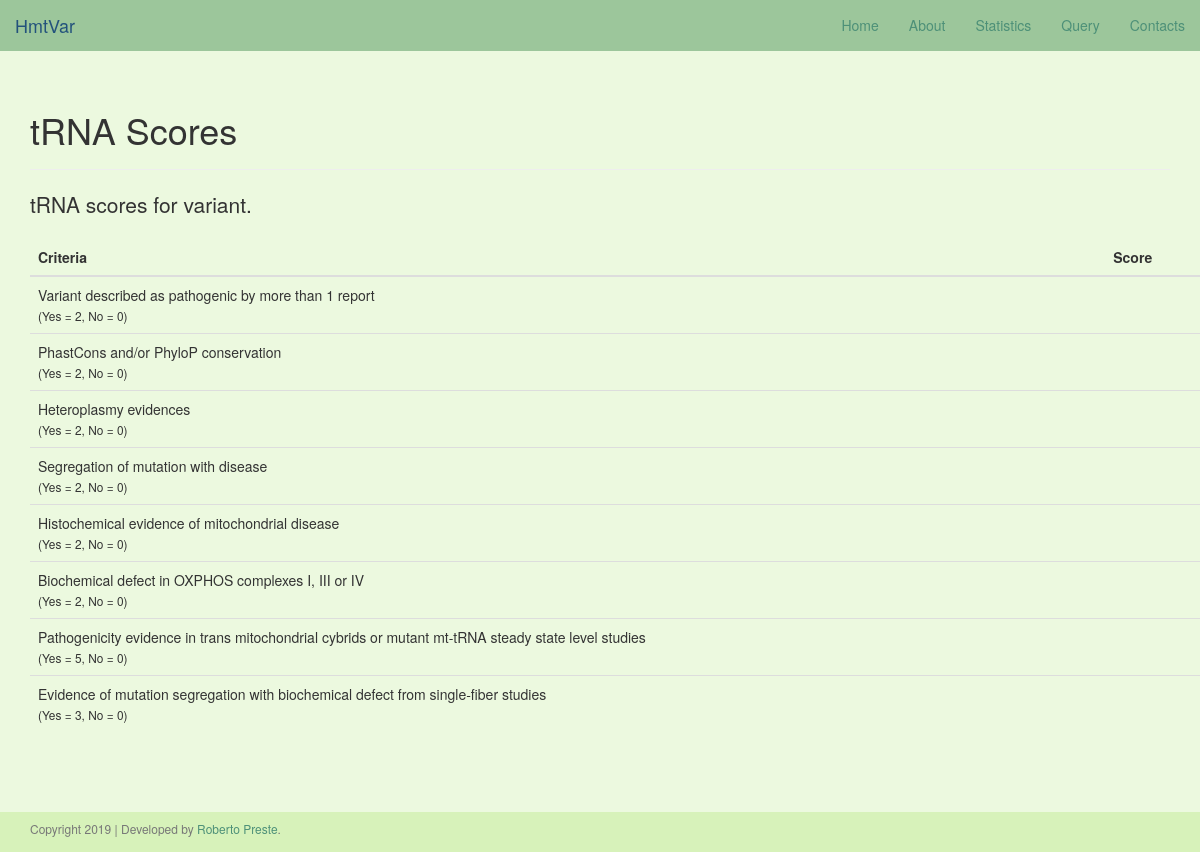
The page /trna_scores/11 on the database as committed earlier.
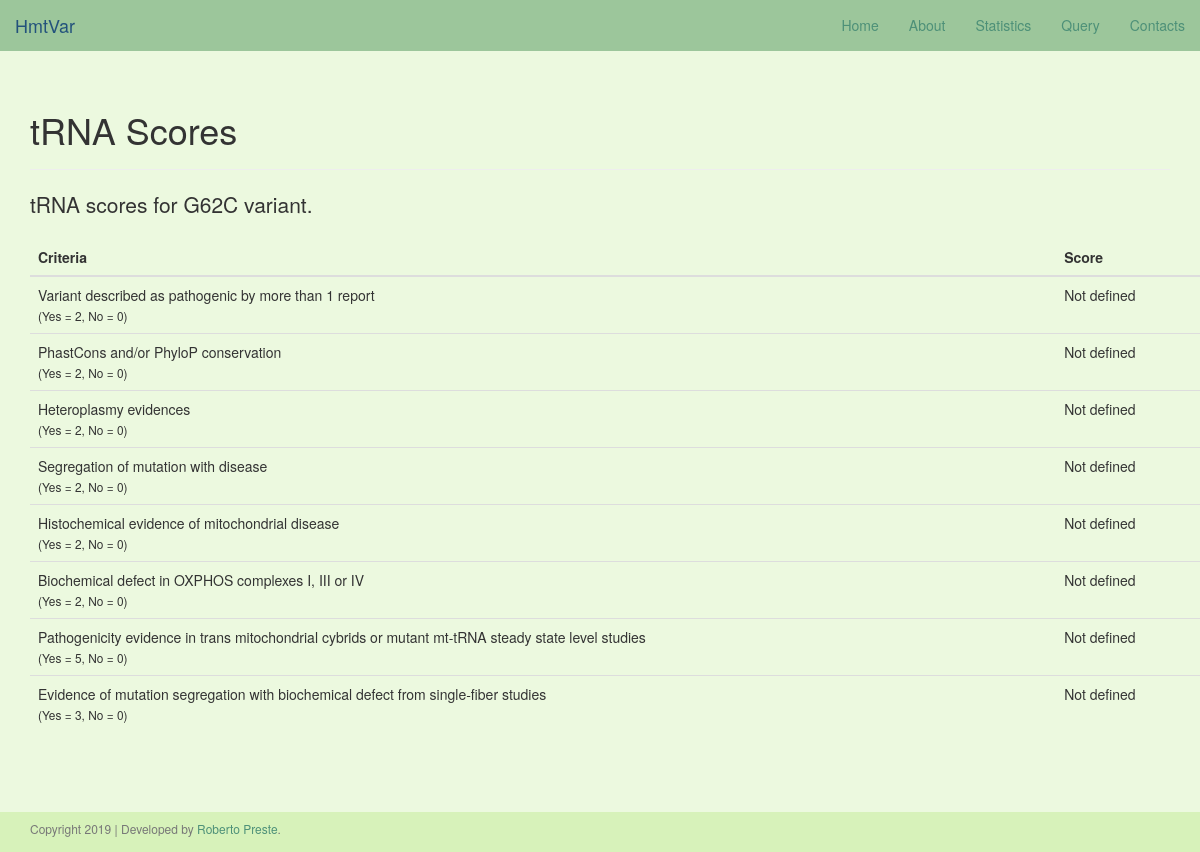
The same page on the database as committed later.
### app/site/models.py (models this page shows, shortened)
class Main(db.Model):
    __tablename__ = "Main"
    id = db.Column(db.Integer, nullable=False, autoincrement=True, primary_key=True)
    group = db.Column(db.String, nullable=False)
    nt_start = db.Column(db.Integer, nullable=False)
    ref_rCRS = db.Column(db.String, nullable=False)
    alt = db.Column(db.String, nullable=False)
    nt_end = db.Column(db.Integer, nullable=False)
    locus = db.Column(db.String, nullable=False)
    codon_position = db.Column(db.Integer, nullable=True, default="NULL")
    aa_change = db.Column(db.String, nullable=True, default="NULL")
    disease_score = db.Column(db.Float, nullable=True, default="NULL")
    pathogenicity = db.Column(db.String, nullable=True, default="NULL")
    haplogroups = db.Column(db.String, nullable=True, default="NULL")
    variabId = db.Column(db.Integer, db.ForeignKey("Variab.id"), nullable=False)
    plasmyId = db.Column(db.Integer, db.ForeignKey("Plasmy.id"), nullable=False)
    predictId = db.Column(db.Integer, db.ForeignKey("Predict.id"), nullable=False)
    crossRefId = db.Column(db.Integer, db.ForeignKey("CrossRef.id"), nullable=False)
    annotId = db.Column(db.Integer, db.ForeignKey("Annot.id"), nullable=False)

### app/site/views.py (the view)
@www.route("/trna_scores/<int:var_id>", methods=["GET"])
def trna_scores(var_id):
    elem_main = Main.query.filter(Main.id == var_id).first()
    elem_score = Scores.query.filter(Scores.id == var_id).first()
    return render_template("trna_scores.html",
                           title="tRNA Scores",
                           elem_main=elem_main,
                           elem_score=elem_score)

### app/templates/trna_scores.html
{% extends "base.html" %}
{% block content %}
    <div class="container">
        <div class="page-header">
            <h1>tRNA Scores</h1>
        </div>
        <p class="lead">tRNA scores for {{ elem_main.ref_rCRS }}{{ elem_main.nt_start }}{{ elem_main.alt }} variant.</p>
        <div class="container">
            <div class="row">
                <table class="table">
                <thead>
                    <tr>
                        <th>Criteria</th>
                        <th>Score</th>
                    </tr>
                </thead>
                <tbody>
                    <tr>
                        <td>Variant described as pathogenic by more than 1 report <br>
                        <small>(Yes = 2, No = 0)</small></td>
                        <td>{% if elem_score.report_patho != None %}
                                {{ elem_score.report_patho }}
                            {% else %}
                                Not defined
                            {% endif %}</td>
                    </tr>
                    <tr>
                        <td>PhastCons and/or PhyloP conservation <br>
                        <small>(Yes = 2, No = 0)</small></td>
                        <td>{% if elem_score.conservation != None %}
                                {{ elem_score.conservation }}
                            {% else %}
                                Not defined
                            {% endif %}</td>
                    </tr>
                    <tr>
                        <td>Heteroplasmy evidences <br>
                        <small>(Yes = 2, No = 0)</small></td>
                        <td>{% if elem_score.heteroplasmy != None %}
                                {{ elem_score.heteroplasmy }}
                            {% else %}
                                Not defined
                            {% endif %}</td>
                    </tr>
                    <tr>
                        <td>Segregation of mutation with disease <br>
                        <small>(Yes = 2, No = 0)</small></td>
                        <td>{% if elem_score.segreg_disease != None %}
                                {{ elem_score.segreg_disease }}
                            {% else %}
                                Not defined
                            {% endif %}
                        </td>
                    </tr>
                    <tr>
                        <td>Histochemical evidence of mitochondrial disease <br>
                        <small>(Yes = 2, No = 0)</small></td>
                        <td>{% if elem_score.histochem != None %}
                                {{ elem_score.histochem }}
                            {% else %}
                                Not defined
                            {% endif %}
                        </td>
                    </tr>
                    <tr>
                        <td>Biochemical defect in OXPHOS complexes I, III or IV <br>
                        <small>(Yes = 2, No = 0)</small></td>
                        <td>{% if elem_score.biochem != None %}
                                {{ elem_score.biochem }}
                            {% else %}
                                Not defined
                            {% endif %}
                        </td>
                    </tr>
                    <tr>
                        <td>Pathogenicity evidence in trans mitochondrial cybrids or mutant mt-tRNA steady state level studies <br>
                        <small>(Yes = 5, No = 0)</small></td>
                        <td>{% if elem_score.cybrids != None %}
                                {{ elem_score.cybrids }}
                            {% else %}
                                Not defined
                            {% endif %}
                        </td>
                    </tr>
                    <tr>
                        <td>Evidence of mutation segregation with biochemical defect from single-fiber studies <br>
                        <small>(Yes = 3, No = 0)</small></td>
                        <td>{% if elem_score.single_fiber != None %}
                                {{ elem_score.single_fiber }}
                            {% else %}
                                Not defined
                            {% endif %}
                        </td>
                    </tr>
                </tbody>
            </table>
            </div>
        </div>
    </div>
    {{ super() }}
{% endblock %}

### app/templates/base.html (shortened to what this page needs)
{% block doc -%}
<!DOCTYPE html>
<html{% block html_attribs %}{% endblock html_attribs %}>
{%- block html %}
    <head>
    {%- block head %}
        {%- block styles %}
            <link href="{{bootstrap_find_resource('css/bootstrap.css', cdn='bootstrap')}}" rel="stylesheet">
            <link rel="stylesheet" href="{{ url_for('static', filename='css/stylesheet.css') }}">
            <link rel="stylesheet" type="text/css" href="https://cdn.datatables.net/1.10.19/css/jquery.dataTables.css">
        {%- endblock styles %}
    {%- endblock head %}
    </head>
    <body{% block body_attribs %}{% endblock body_attribs %}>
    {% block body -%}
        {% block navbar %}
            {% include "navigation.html" %}
        {%- endblock navbar %}
        {% block content -%}
            <br><div class="container">&nbsp;</div><br>
            <footer class="footer">
                <div class="container">
                    <h6 class="text-muted">Copyright 2019 | Developed by <a href="https://robertopreste.com" title="Roberto Preste" target="_blank">Roberto Preste</a>.</h6>
                </div>
            </footer>
        {%- endblock content %}
    {%- endblock body %}
    </body>
{%- endblock html %}
</html>
{% endblock doc -%}

### app/templates/navigation.html (shortened to what this page needs)
{% block navbar %}
    <nav class="navbar navbar-fixed-top">
        <div class="container-fluid">
            <div class="navbar-header">
                <a class="navbar-brand" href="{{ url_for('site.index') }}">HmtVar</a>
            </div>
            <div class="collapse navbar-collapse" id="main-navbar">
                <ul class="nav navbar-nav navbar-right">
                    <li><a href="{{ url_for('site.index') }}">Home</a></li>
                    <li><a href="{{ url_for('site.about') }}">About</a></li>
                    <li><a href="{{ url_for('site.stats') }}">Statistics</a></li>
                    <li><a href="{{ url_for('site.query') }}">Query</a></li>
                    <li><a href="{{ url_for('site.contacts') }}">Contacts</a></li>
                </ul>
            </div>
        </div>
    </nav>
{% endblock %}

### app/static/css/stylesheet.css (style rules this page uses)
:root { --honeydew: #F6FCF0; --nyanza: #ECF9DF; --bone: #E1F5CC; --tea_green: #D7F2BA; --light_moss_green: #BDE4A8; --eton_blue: #9CC69B; --green_sheen: #79B4A9; --wintergreen_dream: #4D9078; --cadet: #586F6B; --granite_grey: #676F54; --midnite_green: #084C61; --jelly_bean: #DB504A; }
html { position: relative; min-height: 100%; }
body { padding-top: 70px; margin-bottom: 40px; background-color: var(--nyanza); }
a { color: var(--wintergreen_dream); }
.navbar { background-color: var(--eton_blue); }
.footer { position: absolute; bottom: 0; width: 100%; height: 40px; background-color: var(--tea_green); }

Rows that differ between the two databases and show on the page:
added Main: ref_rCRS "G", nt_start "62", alt "C"
Other text that changed with them:
text now shown: "Not defined Not defined Not defined Not defined Not defined Not defined Not defined Not defined"
